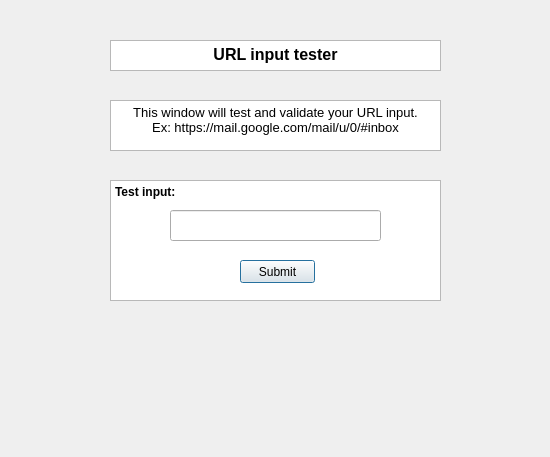
<?xml version="1.0" encoding="UTF-8"?>
<ui version="4.0">
 <class>MainMenu</class>
 <widget class="QDialog" name="MainMenu">
  <property name="geometry">
   <rect>
    <x>0</x>
    <y>0</y>
    <width>550</width>
    <height>457</height>
   </rect>
  </property>
  <property name="windowTitle">
   <string>Lexical Analyzer</string>
  </property>
  <widget class="QTextBrowser" name="textBrowser">
   <property name="geometry">
    <rect>
     <x>110</x>
     <y>40</y>
     <width>331</width>
     <height>31</height>
    </rect>
   </property>
   <property name="html">
    <string>&lt;!DOCTYPE HTML PUBLIC &quot;-//W3C//DTD HTML 4.0//EN&quot; &quot;http://www.w3.org/TR/REC-html40/strict.dtd&quot;&gt;
&lt;html&gt;&lt;head&gt;&lt;meta name=&quot;qrichtext&quot; content=&quot;1&quot; /&gt;&lt;style type=&quot;text/css&quot;&gt;
p, li { white-space: pre-wrap; }
&lt;/style&gt;&lt;/head&gt;&lt;body style=&quot; font-family:'MS Shell Dlg 2'; font-size:8.25pt; font-weight:400; font-style:normal;&quot;&gt;
&lt;p align=&quot;center&quot; style=&quot; margin-top:0px; margin-bottom:0px; margin-left:0px; margin-right:0px; -qt-block-indent:0; text-indent:0px;&quot;&gt;&lt;span style=&quot; font-size:12pt; font-weight:600;&quot;&gt;URL input tester&lt;/span&gt;&lt;/p&gt;&lt;/body&gt;&lt;/html&gt;</string>
   </property>
  </widget>
  <widget class="QTextBrowser" name="textBrowser_2">
   <property name="geometry">
    <rect>
     <x>110</x>
     <y>100</y>
     <width>331</width>
     <height>51</height>
    </rect>
   </property>
   <property name="html">
    <string>&lt;!DOCTYPE HTML PUBLIC &quot;-//W3C//DTD HTML 4.0//EN&quot; &quot;http://www.w3.org/TR/REC-html40/strict.dtd&quot;&gt;
&lt;html&gt;&lt;head&gt;&lt;meta name=&quot;qrichtext&quot; content=&quot;1&quot; /&gt;&lt;style type=&quot;text/css&quot;&gt;
p, li { white-space: pre-wrap; }
&lt;/style&gt;&lt;/head&gt;&lt;body style=&quot; font-family:'MS Shell Dlg 2'; font-size:8.25pt; font-weight:400; font-style:normal;&quot;&gt;
&lt;p align=&quot;center&quot; style=&quot; margin-top:0px; margin-bottom:0px; margin-left:0px; margin-right:0px; -qt-block-indent:0; text-indent:0px;&quot;&gt;&lt;span style=&quot; font-size:10pt;&quot;&gt;This window will test and validate your URL input.&lt;/span&gt;&lt;/p&gt;
&lt;p align=&quot;center&quot; style=&quot; margin-top:0px; margin-bottom:0px; margin-left:0px; margin-right:0px; -qt-block-indent:0; text-indent:0px;&quot;&gt;&lt;span style=&quot; font-size:10pt;&quot;&gt;Ex: https://mail.google.com/mail/u/0/#inbox&lt;/span&gt;&lt;/p&gt;&lt;/body&gt;&lt;/html&gt;</string>
   </property>
  </widget>
  <widget class="QLabel" name="label">
   <property name="geometry">
    <rect>
     <x>110</x>
     <y>180</y>
     <width>181</width>
     <height>16</height>
    </rect>
   </property>
   <property name="font">
    <font>
     <pointsize>10</pointsize>
    </font>
   </property>
   <property name="text">
    <string/>
   </property>
  </widget>
  <widget class="QTextBrowser" name="textBrowser_3">
   <property name="geometry">
    <rect>
     <x>110</x>
     <y>180</y>
     <width>331</width>
     <height>121</height>
    </rect>
   </property>
   <property name="html">
    <string>&lt;!DOCTYPE HTML PUBLIC &quot;-//W3C//DTD HTML 4.0//EN&quot; &quot;http://www.w3.org/TR/REC-html40/strict.dtd&quot;&gt;
&lt;html&gt;&lt;head&gt;&lt;meta name=&quot;qrichtext&quot; content=&quot;1&quot; /&gt;&lt;style type=&quot;text/css&quot;&gt;
p, li { white-space: pre-wrap; }
&lt;/style&gt;&lt;/head&gt;&lt;body style=&quot; font-family:'MS Shell Dlg 2'; font-size:8.25pt; font-weight:400; font-style:normal;&quot;&gt;
&lt;p style=&quot; margin-top:0px; margin-bottom:0px; margin-left:0px; margin-right:0px; -qt-block-indent:0; text-indent:0px;&quot;&gt;&lt;span style=&quot; font-size:9pt; font-weight:600;&quot;&gt;Test input:&lt;/span&gt;&lt;/p&gt;&lt;/body&gt;&lt;/html&gt;</string>
   </property>
  </widget>
  <widget class="QLineEdit" name="lineEdit">
   <property name="geometry">
    <rect>
     <x>170</x>
     <y>210</y>
     <width>211</width>
     <height>31</height>
    </rect>
   </property>
  </widget>
  <widget class="QPushButton" name="pushButton">
   <property name="geometry">
    <rect>
     <x>240</x>
     <y>260</y>
     <width>75</width>
     <height>23</height>
    </rect>
   </property>
   <property name="text">
    <string>Submit</string>
   </property>
  </widget>
  <zorder>textBrowser_3</zorder>
  <zorder>textBrowser</zorder>
  <zorder>textBrowser_2</zorder>
  <zorder>label</zorder>
  <zorder>lineEdit</zorder>
  <zorder>pushButton</zorder>
 </widget>
 <resources/>
 <connections/>
</ui>
